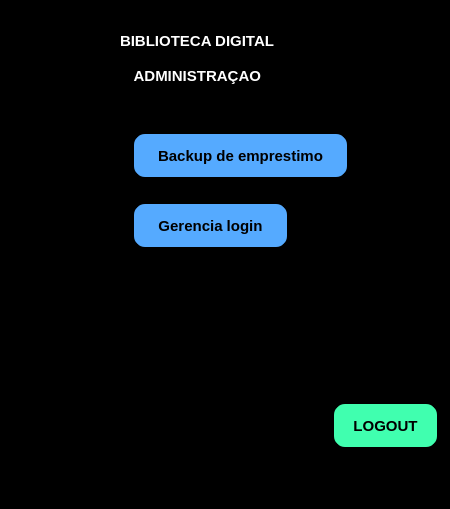
<?xml version="1.0" encoding="UTF-8"?>
<ui version="4.0">
 <class>MainWindow</class>
 <widget class="QMainWindow" name="MainWindow">
  <property name="geometry">
   <rect>
    <x>0</x>
    <y>0</y>
    <width>450</width>
    <height>509</height>
   </rect>
  </property>
  <property name="windowTitle">
   <string>Administração</string>
  </property>
  <property name="styleSheet">
   <string notr="true">background-color: rgb(0, 0, 0);</string>
  </property>
  <widget class="QWidget" name="centralwidget">
   <widget class="QPushButton" name="pushButton">
    <property name="geometry">
     <rect>
      <x>130</x>
      <y>200</y>
      <width>161</width>
      <height>51</height>
     </rect>
    </property>
    <property name="font">
     <font>
      <pointsize>11</pointsize>
      <weight>75</weight>
      <bold>true</bold>
     </font>
    </property>
    <property name="styleSheet">
     <string notr="true">border-radius: 15px;
background-color: rgb(85, 170, 255);
border-style: outset;
border-width: 4px;
border-color: black;</string>
    </property>
    <property name="text">
     <string>Gerencia login</string>
    </property>
   </widget>
   <widget class="QLabel" name="label_5">
    <property name="geometry">
     <rect>
      <x>30</x>
      <y>10</y>
      <width>81</width>
      <height>71</height>
     </rect>
    </property>
    <property name="text">
     <string/>
    </property>
    <property name="pixmap">
     <pixmap>pngwing.com.png</pixmap>
    </property>
    <property name="scaledContents">
     <bool>true</bool>
    </property>
   </widget>
   <widget class="QLabel" name="label_7">
    <property name="geometry">
     <rect>
      <x>130</x>
      <y>60</y>
      <width>171</width>
      <height>31</height>
     </rect>
    </property>
    <property name="font">
     <font>
      <pointsize>11</pointsize>
      <weight>75</weight>
      <bold>true</bold>
     </font>
    </property>
    <property name="styleSheet">
     <string notr="true">color: rgb(255, 255, 255);</string>
    </property>
    <property name="text">
     <string> ADMINISTRAÇÃO</string>
    </property>
   </widget>
   <widget class="QLabel" name="label_6">
    <property name="geometry">
     <rect>
      <x>120</x>
      <y>10</y>
      <width>211</width>
      <height>61</height>
     </rect>
    </property>
    <property name="font">
     <font>
      <pointsize>11</pointsize>
      <weight>75</weight>
      <bold>true</bold>
     </font>
    </property>
    <property name="styleSheet">
     <string notr="true">color: rgb(255, 255, 255);</string>
    </property>
    <property name="text">
     <string>BIBLIOTECA DIGITAL </string>
    </property>
   </widget>
   <widget class="QLabel" name="label">
    <property name="geometry">
     <rect>
      <x>330</x>
      <y>10</y>
      <width>81</width>
      <height>71</height>
     </rect>
    </property>
    <property name="text">
     <string/>
    </property>
    <property name="pixmap">
     <pixmap>admin.png</pixmap>
    </property>
    <property name="scaledContents">
     <bool>true</bool>
    </property>
   </widget>
   <widget class="QLabel" name="label_4">
    <property name="geometry">
     <rect>
      <x>90</x>
      <y>210</y>
      <width>31</width>
      <height>31</height>
     </rect>
    </property>
    <property name="text">
     <string/>
    </property>
    <property name="pixmap">
     <pixmap>loginadm.png</pixmap>
    </property>
    <property name="scaledContents">
     <bool>true</bool>
    </property>
   </widget>
   <widget class="QPushButton" name="pushButton_2">
    <property name="geometry">
     <rect>
      <x>330</x>
      <y>400</y>
      <width>111</width>
      <height>51</height>
     </rect>
    </property>
    <property name="font">
     <font>
      <pointsize>11</pointsize>
      <weight>75</weight>
      <bold>true</bold>
     </font>
    </property>
    <property name="styleSheet">
     <string notr="true">background-color: rgb(64, 255, 175);
border-radius: 15px;
border-style: outset;
border-width: 4px;
border-color: black;</string>
    </property>
    <property name="text">
     <string>LOGOUT</string>
    </property>
    <property name="icon">
     <iconset>
      <normaloff>logout.png</normaloff>logout.png</iconset>
    </property>
   </widget>
   <widget class="QPushButton" name="pushButton_3">
    <property name="geometry">
     <rect>
      <x>130</x>
      <y>130</y>
      <width>221</width>
      <height>51</height>
     </rect>
    </property>
    <property name="font">
     <font>
      <pointsize>11</pointsize>
      <weight>75</weight>
      <bold>true</bold>
     </font>
    </property>
    <property name="styleSheet">
     <string notr="true">border-radius: 15px;
background-color: rgb(85, 170, 255);
border-style: outset;
border-width: 4px;
border-color: black;</string>
    </property>
    <property name="text">
     <string>Backup de emprestimo</string>
    </property>
   </widget>
   <widget class="QLabel" name="label_2">
    <property name="geometry">
     <rect>
      <x>90</x>
      <y>140</y>
      <width>31</width>
      <height>31</height>
     </rect>
    </property>
    <property name="text">
     <string/>
    </property>
    <property name="pixmap">
     <pixmap>backuyp.png</pixmap>
    </property>
    <property name="scaledContents">
     <bool>true</bool>
    </property>
   </widget>
  </widget>
  <widget class="QMenuBar" name="menubar">
   <property name="geometry">
    <rect>
     <x>0</x>
     <y>0</y>
     <width>450</width>
     <height>26</height>
    </rect>
   </property>
  </widget>
  <widget class="QStatusBar" name="statusbar"/>
 </widget>
 <resources/>
 <connections/>
</ui>
